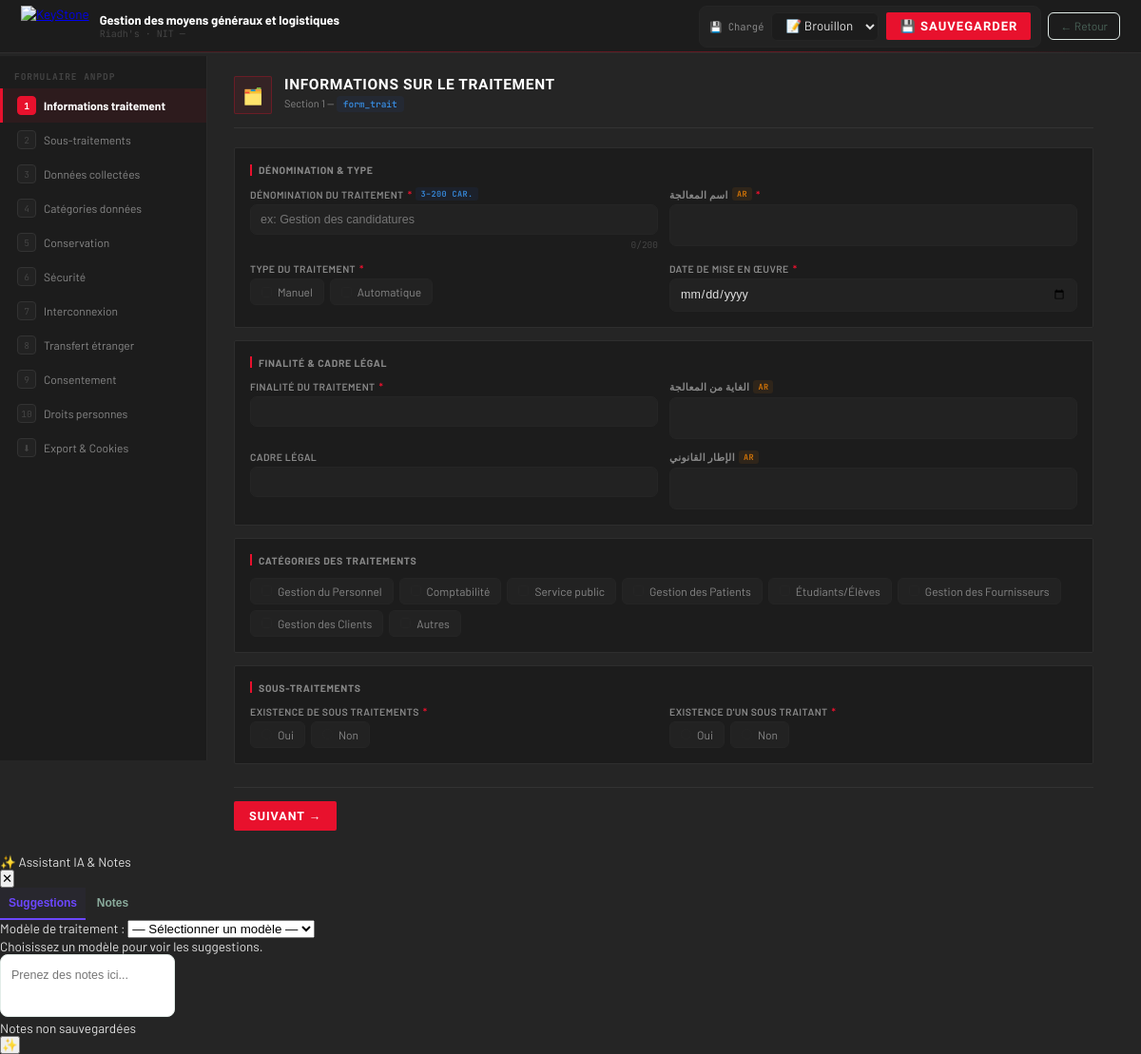
Page /company/1/traitement/15 (signed in) on the committed database.
### app.py (models this page shows, shortened)
class Traitement(db.Model):
    id             = db.Column(db.Integer, primary_key=True)
    company_id     = db.Column(db.Integer, db.ForeignKey('company.id'), nullable=False)
    name           = db.Column(db.String(200), nullable=False)
    status         = db.Column(db.String(20), default='brouillon')
    traitement_type= db.Column(db.String(100), default='')   # knowledge base type
    data           = db.Column(db.Text, default='{}')
    created_at     = db.Column(db.DateTime, default=datetime.utcnow)
    updated_at     = db.Column(db.DateTime, default=datetime.utcnow, onupdate=datetime.utcnow)

class Company(db.Model):
    id          = db.Column(db.Integer, primary_key=True)
    name        = db.Column(db.String(200), nullable=False)
    nit         = db.Column(db.String(50), nullable=False)
    logo_path   = db.Column(db.String(300), default='')   # relative path under static/
    created_at  = db.Column(db.DateTime, default=datetime.utcnow)
    traitements = db.relationship('Traitement', backref='company',
                                   lazy=True, cascade='all, delete-orphan')

### app.py (the view)
@app.route('/company/<int:cid>/traitement/<int:tid>')
def traitement_edit(cid, tid):
    c  = Company.query.get_or_404(cid)
    t  = Traitement.query.get_or_404(tid)
    if t.company_id != cid: abort(404)
    kb_types = KBType.query.order_by(KBType.name).all()
    return render_template('traitement.html', company=c, traitement=t,
                           data_json=t.data, kb_types=kb_types)

### app.py (called while the page is built)
def logged_in():
    return session.get('auth') == 'ok'

@app.before_request
def require_login():
    public = ['login', 'static']
    if request.endpoint in public: return
    if not logged_in():
        if request.path.startswith('/api/'):
            return jsonify({"error": "Unauthorized"}), 401
        return redirect(url_for('login'))

### templates/traitement.html (shortened to what this page needs)
<!DOCTYPE html>
<html lang="fr">
<head>
  <link rel="stylesheet" href="{{ url_for('static', filename='css/traitement.css') }}">
</head>
<body>
<div class="webapp-topbar">
  <div class="wb">
    <a href="/"><img src="https://www.keystone.tn/wp-content/uploads/2019/05/Key-W-logo.png" alt="KeyStone" style="height:44px;width:auto;display:block"></a>
    <div>
      <div class="wtt" id="t-name-display" style="font-family:'Barlow',sans-serif;font-weight:700;color:#fff">{{ traitement.name }}</div>
      <div class="wsb">{{ company.name }} · NIT {{ company.nit }}</div>
    </div>
  </div>
  <div class="wac">
    <div class="save-bar">
      <span class="save-status" id="save-status">💾 Chargé</span>
      <select class="status-sel" id="status-sel" onchange="changeStatus(this.value)">
        <option value="brouillon" {% if traitement.status == 'brouillon' %}selected{% endif %}>📝 Brouillon</option>
      </select>
      <button class="btn-save" onclick="saveNow()">💾 Sauvegarder</button>
    </div>
    <a href="/company/{{ company.id }}" class="abk">← Retour</a>
  </div>
</div>
<div class="lay">
  <div class="sb">
    <div class="slb">Formulaire ANPDP</div>
    <div class="ni active" onclick="goFree('s1')" id="nav-s1"><div class="nb">1</div>Informations traitement</div>
    <div class="ni" onclick="goFree('s2')" id="nav-s2"><div class="nb">2</div>Sous-traitements</div>
    <div class="ni" onclick="goFree('s3')" id="nav-s3"><div class="nb">3</div>Données collectées</div>
    <div class="ni" onclick="goFree('s4')" id="nav-s4"><div class="nb">4</div>Catégories données</div>
    <div class="ni" onclick="goFree('s5')" id="nav-s5"><div class="nb">5</div>Conservation</div>
    <div class="ni" onclick="goFree('s6')" id="nav-s6"><div class="nb">6</div>Sécurité</div>
    <div class="ni" onclick="goFree('s7')" id="nav-s7"><div class="nb">7</div>Interconnexion</div>
    <div class="ni" onclick="goFree('s8')" id="nav-s8"><div class="nb">8</div>Transfert étranger</div>
    <div class="ni" onclick="goFree('s9')" id="nav-s9"><div class="nb">9</div>Consentement</div>
    <div class="ni" onclick="goFree('s10')" id="nav-s10"><div class="nb">10</div>Droits personnes</div>
    <div class="ni" onclick="goFree('exp')" id="nav-exp"><div class="nb">⬇</div>Export &amp; Cookies</div>
  </div>
  <div class="cnt">
    <div class="sec active" id="s1">
      <div class="sh"><div class="si">🗂️</div><div><div class="st">Informations sur le traitement</div><div class="ss">Section 1 — <span class="bdg bb">form_trait</span></div></div></div>
      <div class="blk">
        <div class="bt">Dénomination &amp; Type</div>
        <div class="g g2">
          <div class="fld">
            <div class="fl">Dénomination du traitement <span class="req">*</span> <span class="tag tlm">3–200 car.</span></div>
            <input type="text" id="f_denom" maxlength="200" placeholder="ex: Gestion des candidatures" oninput="vc(this,200);live(this,'denom')">
            <div class="cc" id="cc-f_denom">0/200</div>
          </div>
          <div class="fld">
            <div class="fl">اسم المعالجة <span class="tag tar">AR</span> <span class="req">*</span></div>
            <input type="text" dir="rtl" id="f_denom_ar" maxlength="200" oninput="live(this,'denom_ar')">
          </div>
          <div class="fld">
            <div class="fl">Type du traitement <span class="req">*</span></div>
            <div class="pg" id="pg-type_trait">
              <label class="po" onclick="tck(this,'type_trait','Manuel')"><div class="ps"></div>Manuel</label>
              <label class="po" onclick="tck(this,'type_trait','Automatique')"><div class="ps"></div>Automatique</label>
            </div>
          </div>
          <div class="fld">
            <div class="fl">Date de mise en œuvre <span class="req">*</span></div>
            <input type="date" id="f_date" oninput="live(this,'date')">
          </div>
        </div>
      </div>
      <div class="blk">
        <div class="bt">Finalité &amp; Cadre légal</div>
        <div class="g g2">
          <div class="fld">
            <div class="fl">Finalité du traitement <span class="req">*</span></div>
            <input type="text" id="f_but" maxlength="200" oninput="live(this,'but')">
          </div>
          <div class="fld">
            <div class="fl">الغاية من المعالجة <span class="tag tar">AR</span></div>
            <input type="text" dir="rtl" id="f_but_ar" maxlength="200" oninput="live(this,'but_ar')">
          </div>
          <div class="fld">
            <div class="fl">Cadre légal</div>
            <input type="text" id="f_cadre" maxlength="200">
          </div>
          <div class="fld">
            <div class="fl">الإطار القانوني <span class="tag tar">AR</span></div>
            <input type="text" dir="rtl" id="f_cadre_ar" maxlength="200">
          </div>
        </div>
      </div>
      <div class="blk">
        <div class="bt">Catégories des traitements</div>
        <div class="pg" id="pg-cat_trait">
          <label class="po" onclick="tck(this,'cat_trait','Gestion du Personnel')"><div class="ps"></div>Gestion du Personnel</label>
          <label class="po" onclick="tck(this,'cat_trait','Comptabilité')"><div class="ps"></div>Comptabilité</label>
          <label class="po" onclick="tck(this,'cat_trait','Service public')"><div class="ps"></div>Service public</label>
          <label class="po" onclick="tck(this,'cat_trait','Gestion des Patients')"><div class="ps"></div>Gestion des Patients</label>
          <label class="po" onclick="tck(this,'cat_trait','Étudiants/Élèves')"><div class="ps"></div>Étudiants/Élèves</label>
          <label class="po" onclick="tck(this,'cat_trait','Gestion des Fournisseurs')"><div class="ps"></div>Gestion des Fournisseurs</label>
          <label class="po" onclick="tck(this,'cat_trait','Gestion des Clients')"><div class="ps"></div>Gestion des Clients</label>
          <label class="po" onclick="tck(this,'cat_trait','Autres')"><div class="ps"></div>Autres</label>
        </div>
      </div>
      <div class="blk">
        <div class="bt">Sous-traitements</div>
        <div class="g g2">
          <div class="fld">
            <div class="fl">Existence de sous traitements <span class="req">*</span></div>
            <div class="pg" id="pg-ext_trait">
              <label class="po" onclick="selR('ext_trait','Oui',this)"><div class="pd"></div>Oui</label>
              <label class="po" onclick="selR('ext_trait','Non',this)"><div class="pd"></div>Non</label>
            </div>
          </div>
          <div class="fld">
            <div class="fl">Existence d'un sous traitant <span class="req">*</span></div>
            <div class="pg" id="pg-ext_soustraitant">
              <label class="po" onclick="selR('ext_soustraitant','Oui',this)"><div class="pd"></div>Oui</label>
              <label class="po" onclick="selR('ext_soustraitant','Non',this)"><div class="pd"></div>Non</label>
            </div>
          </div>
        </div>
      </div>
      <div class="nf"><button class="btn bp" onclick="nextS('s1','s2')">Suivant →</button></div>
    </div>
  </div>
</div>
{% include 'components/ai_panel.html' %}
</body>
</html>

### rows in the picture
Traitement: name "Gestion des moyens généraux et logistiques", status "📝 Brouillon"
Company: name "Riadh's", nit "—"
